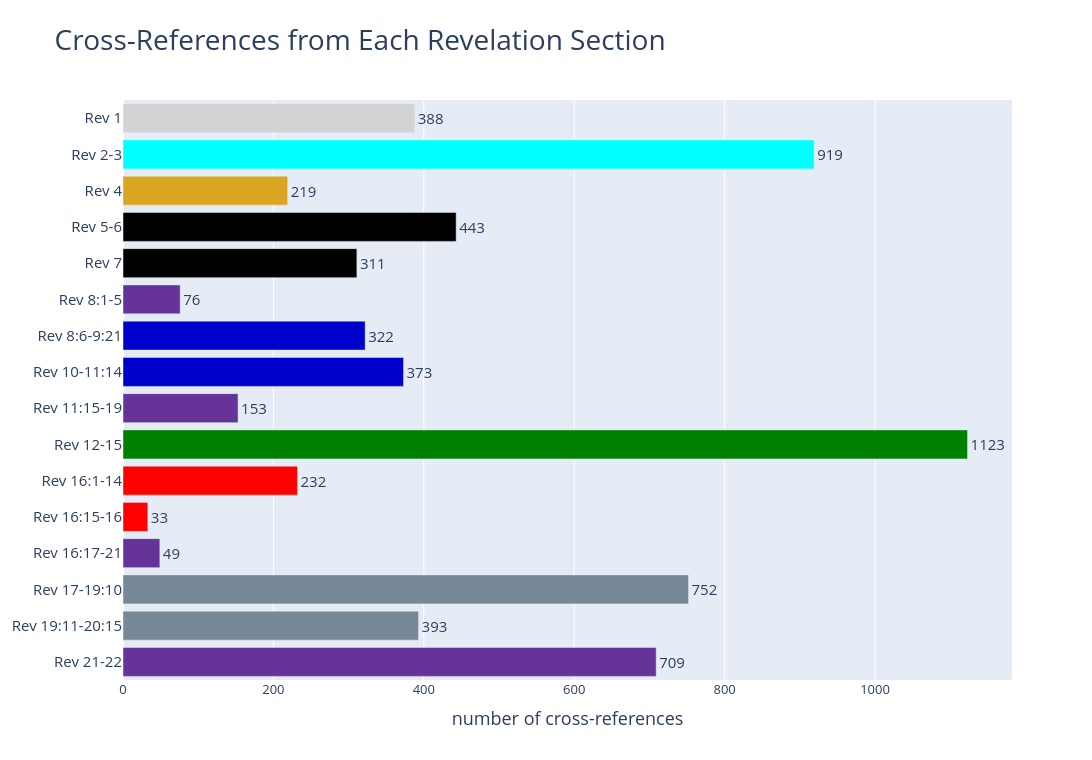

Source (notebook cell):
### Markdown cell above
## Cross-References from Each Revelation Section

The bar colors are read from the schema so they stay aligned with the Structure of Revelation graphic.

### Code cell
custom_data = structure_counts[
    ["Range", "Title", "Category", "Section", "Kayser", "Number of cross-references"]
].values

fig = go.Figure(go.Bar(
    x=structure_counts["Number of cross-references"],
    y=structure_counts["Range"],
    orientation="h",
    marker=dict(color=structure_counts["HTML Color"]),
    text=structure_counts["Number of cross-references"],
    textposition="outside",
    customdata=custom_data,
    hovertemplate=(
        "Range: %{customdata[0]}<br>"
        "Title: %{customdata[1]}<br>"
        "Category: %{customdata[2]}<br>"
        "Section: %{customdata[3]}<br>"
        "Kayser: %{customdata[4]}<br>"
        "Number of cross-references: %{customdata[5]}<extra></extra>"
    ),
))

fig.update_layout(
    title=dict(
        text="Cross-References from Each Revelation Section",
        font=dict(size=28),
    ),
    xaxis=dict(
        title=dict(text="number of cross-references", font=dict(size=18)),
    ),
    height=760,
    width=1200,
)
fig.update_yaxes(autorange="reversed", tickfont=dict(size=15))
fig.update_xaxes(tickfont=dict(size=13))
fig.update_traces(textfont=dict(size=15))
fig.show()

### Figure 1 — Plotly figure (JSON) as saved in the notebook; plotly's stock layout.template omitted (floating-point values rounded to 4 significant figures)
{"data": [{"customdata": [["Rev 1", "John's Vision of Christ", "Prologue", "Prologue", "Prologue", 388], ["Rev 2-3", "Letters to the Seven Churches", "Sevens", "Seven Churches", "Seven Churches", 919], ["Rev 4", "Vision of the Throne Room", "Interlude", "The Throne", "Seven Seals", 219], ["Rev 5-6", "The Seven Seals", "Sevens", "The scroll and the first six seals", "Seven Seals", 443], ["Rev 7", "Vision of Great Multitude", "Interlude", "The five angels, the 144,000, the Great Multitude", "Seven Seals", 311], ["Rev 8:1-5", "The Seventh Seal", "Fulfillment", "Silence", "Seven Seals", 76], ["Rev 8:6-9:21", "The Seven Trumpets", "Sevens", "The first six trumpets", "Seven Trumpets", 322], ["Rev 10-11:14", "The Second Woe", "Interlude", "The angel and the little scroll, the two witnesses", "Seven Trumpets", 373], ["Rev 11:15-19", "The Seventh Trumpet", "Fulfillment", "Glory", "Seven Trumpets", 153], ["Rev 12-15", "Center of the Chiasm", "Interlude", "The Cosmic War", "Seven Visions", 1123], ["Rev 16:1-14", "The Seven Bowls", "Sevens", "The first six bowls", "Seven Bowls of Wrath Containing the Seven Plagues", 232], ["Rev 16:15-16", "Keep Watch!", "Interlude", "Stay alert and keep watch", "Seven Bowls of Wrath Containing the Seven Plagues", 33], ["Rev 16:17-21", "The Seventh Bowl", "Fulfillment", "It is done!", "Seven Bowls of Wrath Containing the Seven Plagues", 49], ["Rev 17-19:10", "Unfaithfulness vs. Fidelity", "Interlude", "The Prostitute and Beast, Fall of Babylon, Wedding of the Lamb ", "Seven Condemnations of Babylon", 752], ["Rev 19:11-20:15", "Victory and Judgment", "Interlude", "The White Rider, the Millennium, Defeat of Satan, the Final Judgment", "Seven visions of the victory of Christ’s Kingdom", 393], ["Rev 21-22", "He Has Made All Things New", "Fulfillment", "New Heaven and New Earth", "Seven visions of the victory of Christ’s Kingdom, Epilogue", 709]], "hovertemplate": "Range: %{customdata[0]}<br>Title: %{customdata[1]}<br>Category: %{customdata[2]}<br>Section: %{customdata[3]}<br>Kayser: %{customdata[4]}<br>Number of cross-references: %{customdata[5]}<extra></extra>", "marker": {"color": ["LightGray", "Cyan", "GoldenRod", "Black", "Black", "RebeccaPurple", "MediumBlue", "MediumBlue", "RebeccaPurple", "Green", "Red", "Red", "RebeccaPurple", "LightSlateGray", "LightSlateGray", "RebeccaPurple"]}, "orientation": "h", "text": [388, 919, 219, 443, 311, 76, 322, 373, 153, 1123, 232, 33, 49, 752, 393, 709], "textfont": {"size": 15}, "textposition": "outside", "type": "bar", "x": [388, 919, 219, 443, 311, 76, 322, 373, 153, 1123, 232, 33, 49, 752, 393, 709], "y": ["Rev 1", "Rev 2-3", "Rev 4", "Rev 5-6", "Rev 7", "Rev 8:1-5", "Rev 8:6-9:21", "Rev 10-11:14", "Rev 11:15-19", "Rev 12-15", "Rev 16:1-14", "Rev 16:15-16", "Rev 16:17-21", "Rev 17-19:10", "Rev 19:11-20:15", "Rev 21-22"]}], "layout": {"height": 760, "title": {"font": {"size": 28}, "text": "Cross-References from Each Revelation Section"}, "width": 1200, "xaxis": {"tickfont": {"size": 13}, "title": {"font": {"size": 18}, "text": "number of cross-references"}}, "yaxis": {"autorange": "reversed", "tickfont": {"size": 15}}}}
